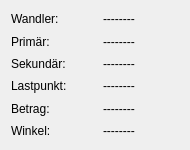
<?xml version="1.0" encoding="UTF-8"?>
<ui version="4.0">
 <class>WMOeViewBase</class>
 <widget class="QDialog" name="WMOeViewBase">
  <property name="geometry">
   <rect>
    <x>0</x>
    <y>0</y>
    <width>190</width>
    <height>150</height>
   </rect>
  </property>
  <property name="sizePolicy">
   <sizepolicy hsizetype="Minimum" vsizetype="Minimum">
    <horstretch>0</horstretch>
    <verstretch>0</verstretch>
   </sizepolicy>
  </property>
  <property name="minimumSize">
   <size>
    <width>190</width>
    <height>140</height>
   </size>
  </property>
  <property name="font">
   <font/>
  </property>
  <property name="windowTitle">
   <string>Eigenfehler</string>
  </property>
  <property name="modal">
   <bool>false</bool>
  </property>
  <layout class="QHBoxLayout">
   <item>
    <layout class="QVBoxLayout">
     <item>
      <widget class="QLabel" name="WandlerLabel">
       <property name="sizePolicy">
        <sizepolicy hsizetype="Minimum" vsizetype="Minimum">
         <horstretch>0</horstretch>
         <verstretch>0</verstretch>
        </sizepolicy>
       </property>
       <property name="frameShape">
        <enum>QFrame::NoFrame</enum>
       </property>
       <property name="text">
        <string>Wandler:</string>
       </property>
       <property name="wordWrap">
        <bool>false</bool>
       </property>
      </widget>
     </item>
     <item>
      <widget class="QLabel" name="PrimLabel">
       <property name="sizePolicy">
        <sizepolicy hsizetype="Minimum" vsizetype="Minimum">
         <horstretch>0</horstretch>
         <verstretch>0</verstretch>
        </sizepolicy>
       </property>
       <property name="frameShape">
        <enum>QFrame::NoFrame</enum>
       </property>
       <property name="text">
        <string>Primär:</string>
       </property>
       <property name="wordWrap">
        <bool>false</bool>
       </property>
      </widget>
     </item>
     <item>
      <widget class="QLabel" name="SecLabel">
       <property name="sizePolicy">
        <sizepolicy hsizetype="Minimum" vsizetype="Minimum">
         <horstretch>0</horstretch>
         <verstretch>0</verstretch>
        </sizepolicy>
       </property>
       <property name="frameShape">
        <enum>QFrame::NoFrame</enum>
       </property>
       <property name="frameShadow">
        <enum>QFrame::Plain</enum>
       </property>
       <property name="text">
        <string>Sekundär:</string>
       </property>
       <property name="wordWrap">
        <bool>false</bool>
       </property>
      </widget>
     </item>
     <item>
      <widget class="QLabel" name="LoadpointLabel">
       <property name="sizePolicy">
        <sizepolicy hsizetype="Minimum" vsizetype="Minimum">
         <horstretch>0</horstretch>
         <verstretch>0</verstretch>
        </sizepolicy>
       </property>
       <property name="frameShape">
        <enum>QFrame::NoFrame</enum>
       </property>
       <property name="text">
        <string>Lastpunkt:</string>
       </property>
       <property name="wordWrap">
        <bool>false</bool>
       </property>
      </widget>
     </item>
     <item>
      <widget class="QLabel" name="AmplLabel">
       <property name="sizePolicy">
        <sizepolicy hsizetype="Minimum" vsizetype="Minimum">
         <horstretch>0</horstretch>
         <verstretch>0</verstretch>
        </sizepolicy>
       </property>
       <property name="frameShape">
        <enum>QFrame::NoFrame</enum>
       </property>
       <property name="text">
        <string>Betrag:</string>
       </property>
       <property name="wordWrap">
        <bool>false</bool>
       </property>
      </widget>
     </item>
     <item>
      <widget class="QLabel" name="PhaseLabel">
       <property name="sizePolicy">
        <sizepolicy hsizetype="Minimum" vsizetype="Minimum">
         <horstretch>0</horstretch>
         <verstretch>0</verstretch>
        </sizepolicy>
       </property>
       <property name="frameShape">
        <enum>QFrame::NoFrame</enum>
       </property>
       <property name="text">
        <string>Winkel:</string>
       </property>
       <property name="wordWrap">
        <bool>false</bool>
       </property>
      </widget>
     </item>
    </layout>
   </item>
   <item>
    <spacer name="spacer4">
     <property name="orientation">
      <enum>Qt::Horizontal</enum>
     </property>
     <property name="sizeType">
      <enum>QSizePolicy::Minimum</enum>
     </property>
     <property name="sizeHint" stdset="0">
      <size>
       <width>10</width>
       <height>20</height>
      </size>
     </property>
    </spacer>
   </item>
   <item>
    <layout class="QVBoxLayout">
     <item>
      <widget class="QLabel" name="WandlerName">
       <property name="sizePolicy">
        <sizepolicy hsizetype="Minimum" vsizetype="Minimum">
         <horstretch>0</horstretch>
         <verstretch>0</verstretch>
        </sizepolicy>
       </property>
       <property name="frameShape">
        <enum>QFrame::NoFrame</enum>
       </property>
       <property name="text">
        <string>--------</string>
       </property>
       <property name="wordWrap">
        <bool>false</bool>
       </property>
      </widget>
     </item>
     <item>
      <widget class="QLabel" name="PrimDisp">
       <property name="sizePolicy">
        <sizepolicy hsizetype="Minimum" vsizetype="Minimum">
         <horstretch>0</horstretch>
         <verstretch>0</verstretch>
        </sizepolicy>
       </property>
       <property name="frameShape">
        <enum>QFrame::NoFrame</enum>
       </property>
       <property name="text">
        <string>--------</string>
       </property>
       <property name="wordWrap">
        <bool>false</bool>
       </property>
      </widget>
     </item>
     <item>
      <widget class="QLabel" name="SekDisp">
       <property name="sizePolicy">
        <sizepolicy hsizetype="Minimum" vsizetype="Minimum">
         <horstretch>0</horstretch>
         <verstretch>0</verstretch>
        </sizepolicy>
       </property>
       <property name="frameShape">
        <enum>QFrame::NoFrame</enum>
       </property>
       <property name="text">
        <string>--------</string>
       </property>
       <property name="wordWrap">
        <bool>false</bool>
       </property>
      </widget>
     </item>
     <item>
      <widget class="QLabel" name="LoadpointDisp">
       <property name="sizePolicy">
        <sizepolicy hsizetype="Minimum" vsizetype="Minimum">
         <horstretch>0</horstretch>
         <verstretch>0</verstretch>
        </sizepolicy>
       </property>
       <property name="frameShape">
        <enum>QFrame::NoFrame</enum>
       </property>
       <property name="text">
        <string>--------</string>
       </property>
       <property name="wordWrap">
        <bool>false</bool>
       </property>
      </widget>
     </item>
     <item>
      <widget class="QLabel" name="AmplDisp">
       <property name="sizePolicy">
        <sizepolicy hsizetype="Minimum" vsizetype="Minimum">
         <horstretch>0</horstretch>
         <verstretch>0</verstretch>
        </sizepolicy>
       </property>
       <property name="frameShape">
        <enum>QFrame::NoFrame</enum>
       </property>
       <property name="text">
        <string>--------</string>
       </property>
       <property name="wordWrap">
        <bool>false</bool>
       </property>
      </widget>
     </item>
     <item>
      <widget class="QLabel" name="PhaseDisp">
       <property name="sizePolicy">
        <sizepolicy hsizetype="Minimum" vsizetype="Minimum">
         <horstretch>0</horstretch>
         <verstretch>0</verstretch>
        </sizepolicy>
       </property>
       <property name="frameShape">
        <enum>QFrame::NoFrame</enum>
       </property>
       <property name="text">
        <string>--------</string>
       </property>
       <property name="wordWrap">
        <bool>false</bool>
       </property>
      </widget>
     </item>
    </layout>
   </item>
  </layout>
 </widget>
 <layoutdefault spacing="6" margin="11"/>
 <pixmapfunction>qPixmapFromMimeSource</pixmapfunction>
 <includes>
  <include location="local">ownerrorviewdata.h</include>
  <include location="local">widgeom.h</include>
 </includes>
 <resources/>
 <connections/>
</ui>
